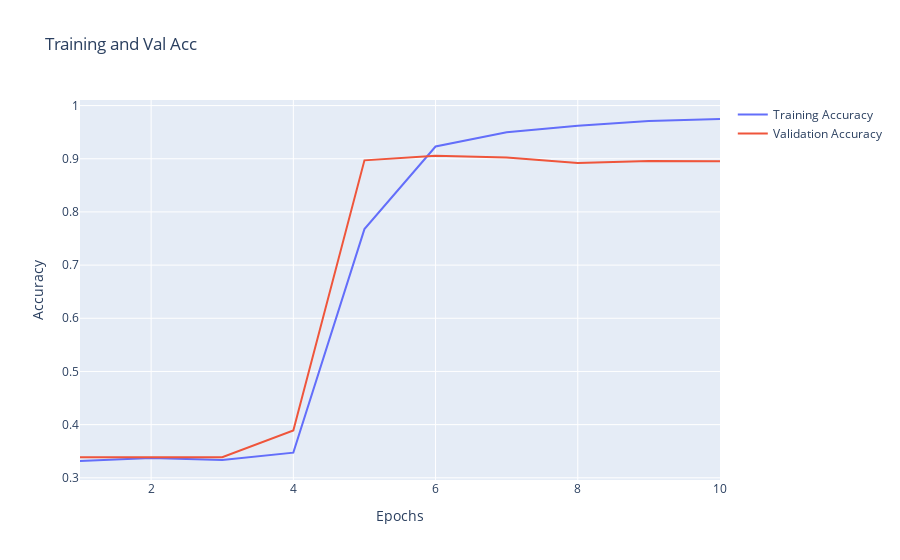

The notebook cell this image was saved under:
### Markdown cell above
![](Assets/gru_plots/loss_1.png)

### Code cell
fig = go.Figure()
fig.add_trace(go.Scatter(x=list(range(1, epochs + 1)), y=history.history['accuracy'], mode='lines', name='Training Accuracy'))
fig.add_trace(go.Scatter(x=list(range(1, epochs + 1)), y=history.history['val_accuracy'], mode='lines', name='Validation Accuracy'))
fig.update_layout(title='Training and Val Acc', xaxis=dict(title='Epochs'), yaxis=dict(title='Accuracy'))
fig.show()

### Figure 1 — Plotly figure (JSON) as saved in the notebook; plotly's stock layout.template omitted (floating-point values rounded to 4 significant figures)
{"data": [{"mode": "lines", "name": "Training Accuracy", "type": "scatter", "x": [1, 2, 3, 4, 5, 6, 7, 8, 9, 10], "y": [0.3316, 0.3372, 0.3336, 0.3473, 0.7677, 0.923, 0.9496, 0.9621, 0.9708, 0.9747]}, {"mode": "lines", "name": "Validation Accuracy", "type": "scatter", "x": [1, 2, 3, 4, 5, 6, 7, 8, 9, 10], "y": [0.3386, 0.3386, 0.3386, 0.3889, 0.897, 0.9058, 0.9023, 0.8922, 0.8957, 0.8952]}], "layout": {"title": {"text": "Training and Val Acc"}, "xaxis": {"title": {"text": "Epochs"}}, "yaxis": {"title": {"text": "Accuracy"}}}}
